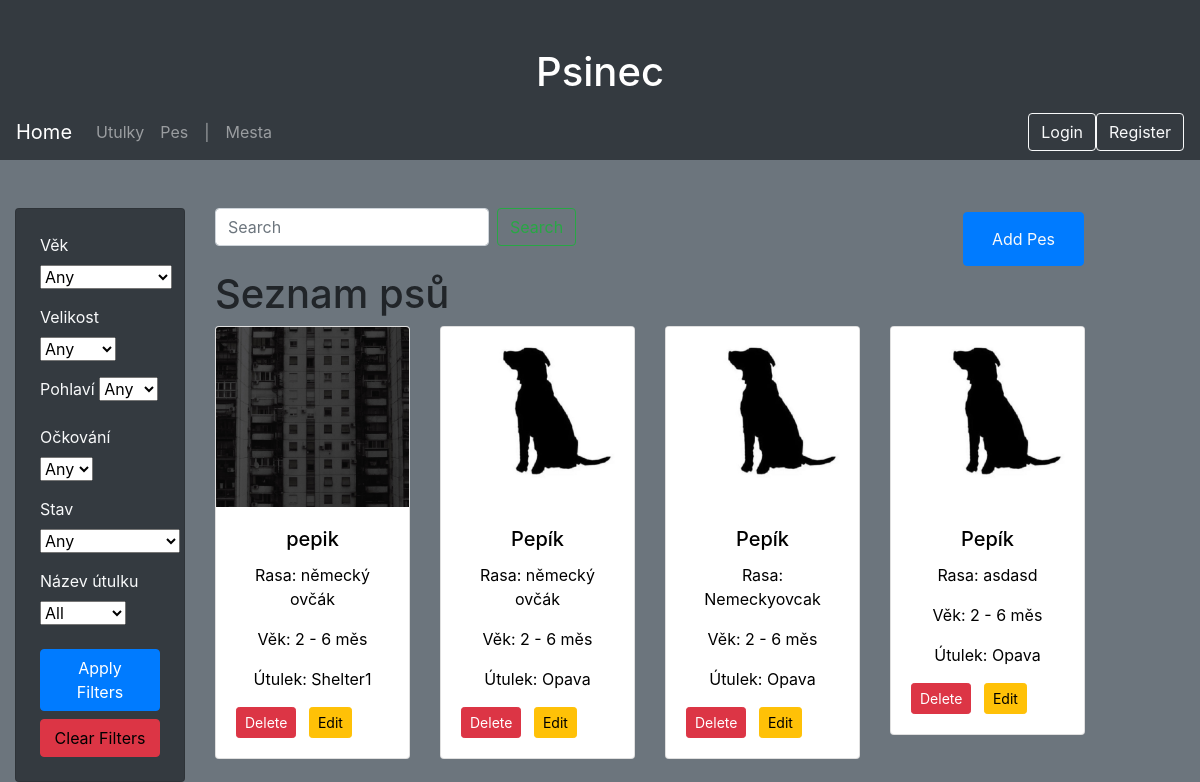
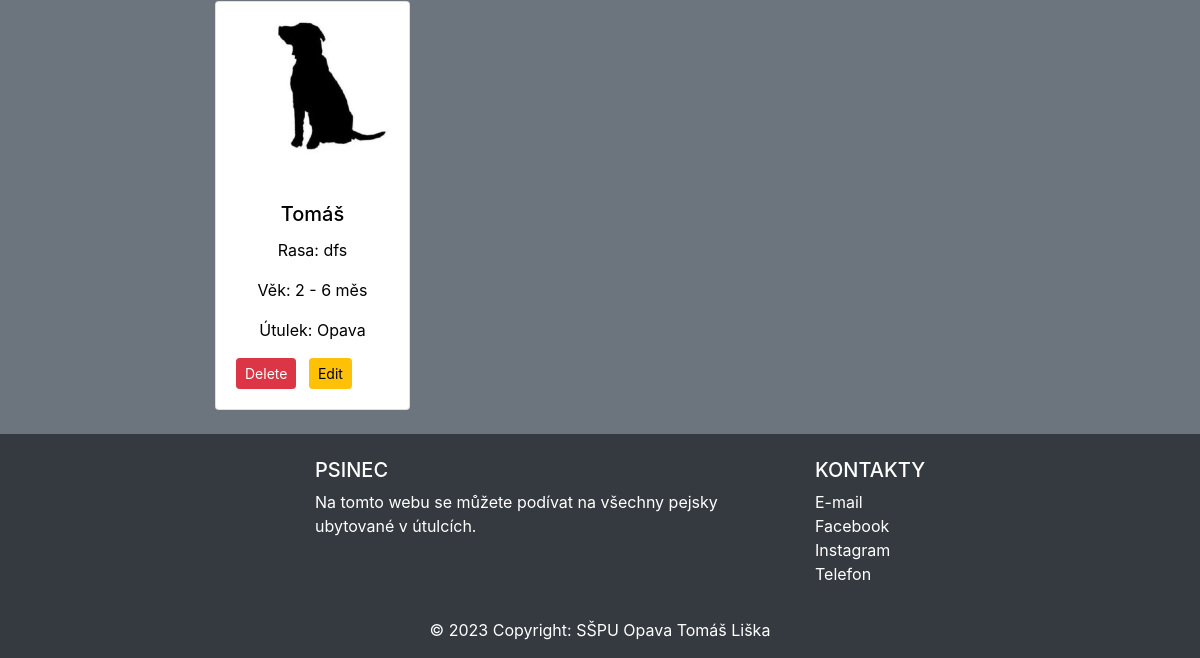
The app's page /pes, older data (2 pictures, top to bottom).
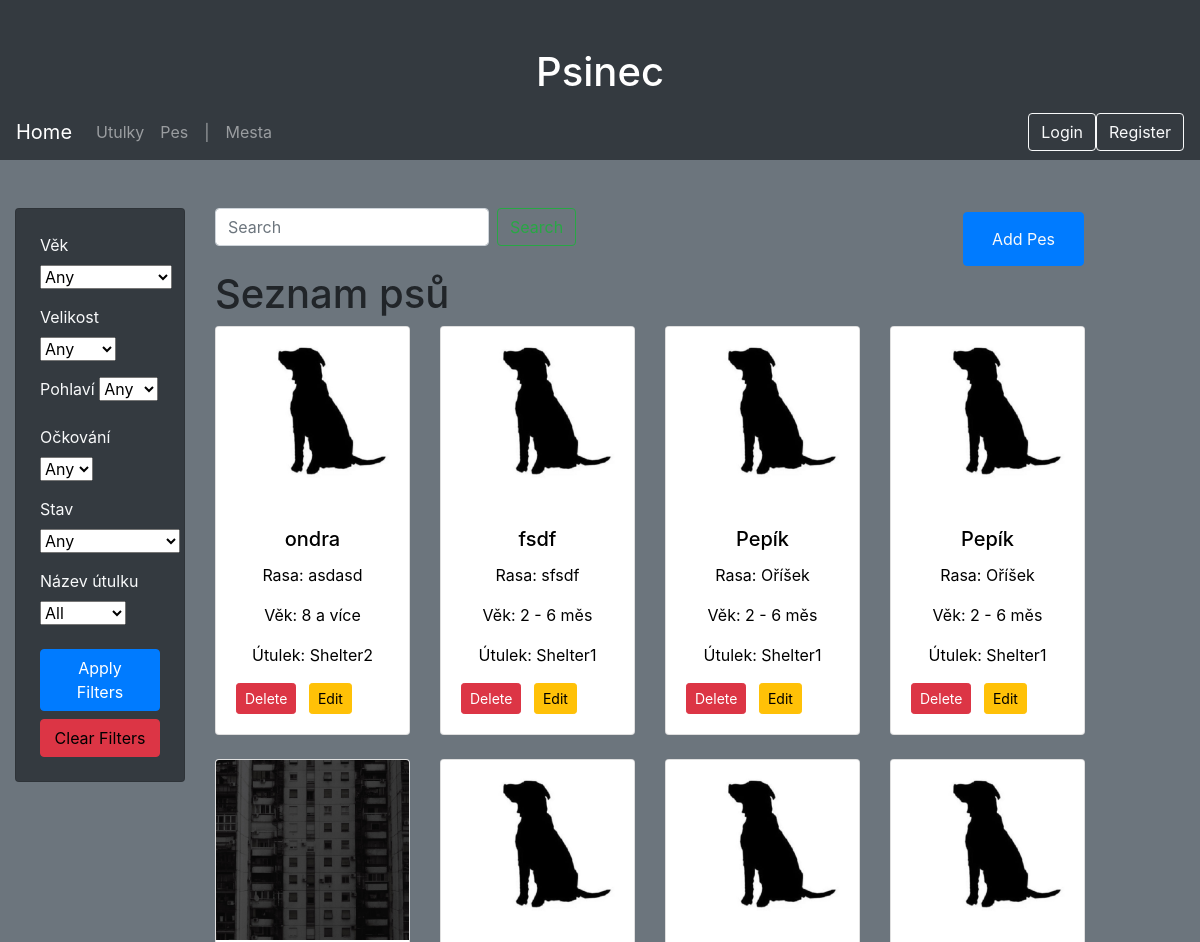
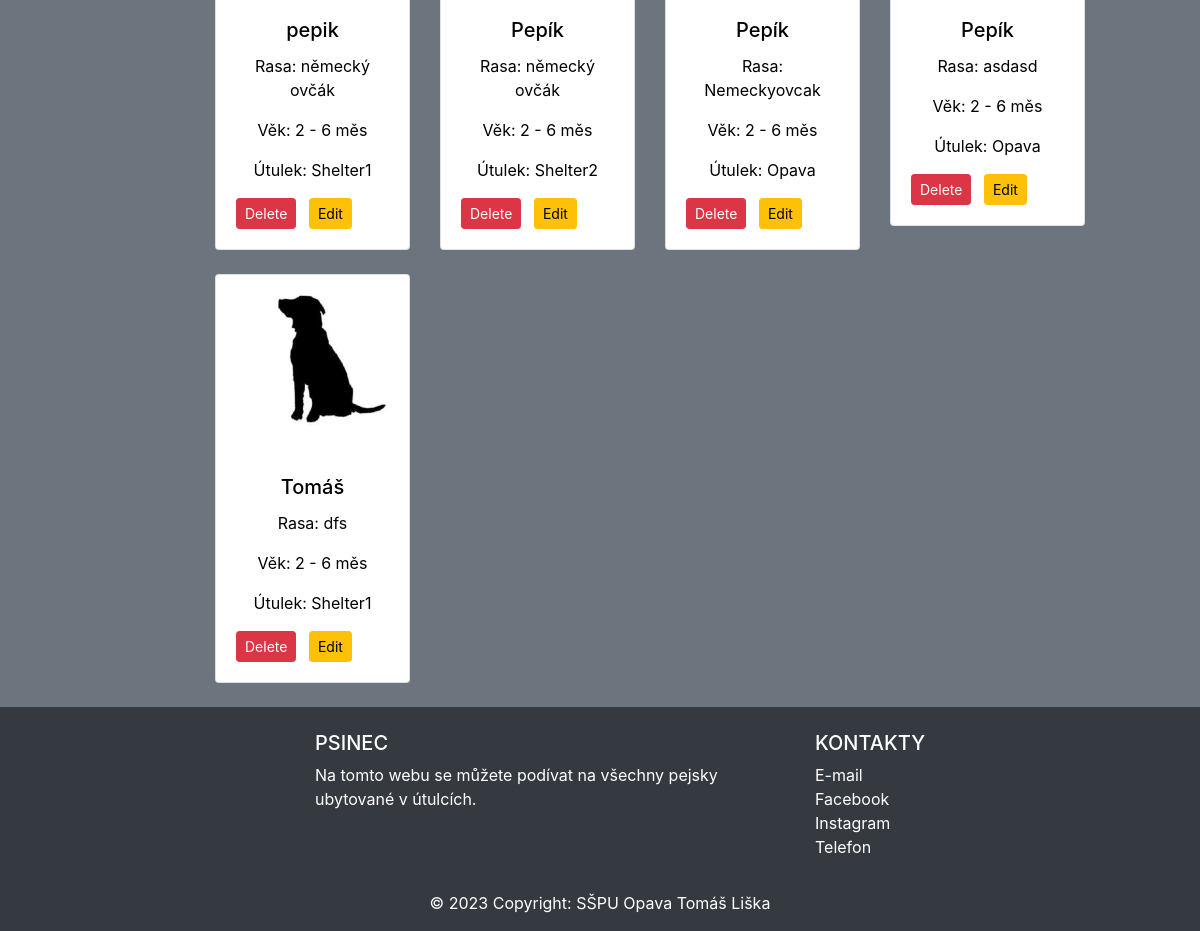
The same page, newer data (2 pictures, top to bottom).
### website/models.py (models this page shows, shortened)
class Pes(db.Model):
    idpes = db.Column(db.Integer, primary_key=True)
    ockovani = db.Column(db.Enum('Ano', 'Ne', name='ockovani_enum'), nullable=True)
    jmeno = db.Column(db.String(45), nullable=False)
    rasa = db.Column(db.String(45))
    vek = db.Column(db.Enum('2 - 6 měs', '6 měs - 2 roky', '2 - 8 let', '8 a více', name='vek_enum'), nullable=True)
    velikost = db.Column(db.Enum('maly', 'stredni', 'velky', name='velikost_enum'), nullable=True)
    stav = db.Column(db.Enum('kastrovany', 'handicapovany', 'akutni adoptce', name='stav_enum'), nullable=True)
    pohlavi = db.Column(db.Enum('Pes', 'Fena', name='pohlavi_enum'), nullable=True)
    popis = db.Column(db.String(200))
    fotografie = db.Column(db.String(100), nullable=False, default='default.jpeg')
    utulek_nazev = db.Column(db.String(45), db.ForeignKey('utulek.nazev', name='utulek_nazev'), nullable=False)
    utulek = db.relationship('Utulek', backref=db.backref('pes', lazy=True))
    __table_args__ = (
        CheckConstraint('ockovani IN ("Ano", "Ne")'),
        CheckConstraint('vek IN ("2 - 6 měs", "6 měs - 2 roky", "2 - 8 let", "8 a více")'),
        CheckConstraint('velikost IN ("maly", "stredni", "velky")'),
        CheckConstraint('stav IN ("kastrovany", "handicapovany", "akutni adoptce")'),
        CheckConstraint('pohlavi IN ("Pes", "Fena")'),
    )

### website/views.py (the view, shortened to what this page needs)
@app.route('/pes', methods=['GET', 'POST'])
def show_pes():
    search_term = request.args.get('search', '')
    form = FilterForm()
    utulek_choices = [(utulek.nazev, utulek.nazev) for utulek in Utulek.query.all()]
    utulek_choices.insert(0, ('', 'All'))
    form.utulek_nazev.choices = utulek_choices
    if 'clear_filters' in request.args:
        return redirect(url_for('show_pes'))
    base_query = Pes.query.filter(
        or_(Pes.jmeno.ilike(f"%{search_term}%"), Pes.rasa.ilike(f"%{search_term}%"), Pes.utulek_nazev.ilike(f"%{search_term}%"),
            Pes.ockovani.ilike(f"%{search_term}%"), Pes.stav.ilike(f"%{search_term}%"), Pes.pohlavi.ilike(f"%{search_term}%"),
            Pes.velikost.ilike(f"%{search_term}%"),)
    )
    pes_entries = base_query.all()
    return render_template('pes.html', pes_entries=pes_entries, form=form)

### website/forms.py
class FilterForm(FlaskForm):
    pohlavi = SelectField('Pohlaví', choices=[('', 'Any'),('Pes', 'Pes'), ('Fena', 'Fena')])
    vek = SelectField('Věk', choices=[('', 'Any'),('2 - 6 měs', '2 - 6 měs'),('6 měs - 2 roky', '6 měs - 2 roky'),('2 - 8 let', '2 - 8 let'),('8 a více', '8 a více')])
    velikost = SelectField('Velikost', choices=[('', 'Any'),('maly', 'Malý'),('stredni', 'Střední'),('velky', 'Velký')])
    ockovani = SelectField('Očkování', choices=[('', 'Any'),('Ano', 'Ano'), ('Ne', 'Ne')])
    stav = SelectField('Stav', choices=[('', 'Any'),('kastrovany', 'Kastrovaný'),('handicapovany', 'Handicapovaný'),('akutni adoptce', 'Akutní adopce')])
    utulek_nazev = SelectField('Název útulku', choices=[], coerce=str)
    submit = SubmitField('Apply Filters')

### website/templates/pes.html (shortened to what the changed rows need)
<!DOCTYPE html>
<html lang="en">
<head>
    <link rel="stylesheet" href="https://stackpath.bootstrapcdn.com/bootstrap/4.5.2/css/bootstrap.min.css">
</head>
<body class="bg-dark">
    <div class="jumbotron-fluid bg-dark mt-5">
        <h1 class="text-white text-center">Psinec</h1>
    </div>
    <div class="container-fluid mr-5 bg-secondary">
        <div class="row">
            <div class="col-md-9">
                <h1 class="">Seznam psů</h1>
                <div class="row">
                    {% for pes in pes_entries[::-1] %}
                    <a href="{{ url_for('pes_detail', pes_id=pes.idpes) }}" class="card-link text-center">
                        <div class="col-md-3 mb-4">
                            <div class="card">
                                {% if pes.fotografie %}
                                <img src="{{ url_for('static', filename='img/' + pes.fotografie) }}"
                                    class="card-img-top" alt="Dog Picture">
                                {% endif %}
                                <div class="card-body">
                                    <h5 class="card-title">{{ pes.jmeno }}</h5>
                                    <p class="card-text">Rasa: {{ pes.rasa }}</p>
                                    <p class="card-text">Věk: {{ pes.vek }}</p>
                                    <p class="card-text">Útulek: {{ pes.utulek_nazev }}</p>
                                    <form method="post" action="{{ url_for('delete_pes', id=pes.idpes) }}"
                                        style="display: inline;">
                                        <button type="submit" class="btn btn-danger btn-sm">Delete</button>
                                    </form>
                                    <a href="{{ url_for('edit_pes', id=pes.idpes) }}"
                                        class="btn btn-warning btn-sm ml-2">Edit</a>
                                </div>
                            </div>
                        </div>
                    </a>
                    {% endfor %}
                </div>
            </div>
        </div>
    </div>
</body>
</html>

Row changes from the older to the newer data that the page shows:
added Pes: fotografie (placeholder picture), jmeno "ondra", rasa "asdasd", vek "8 a více", utulek_nazev "Shelter2"
added Pes: fotografie (placeholder picture), jmeno "fsdf", rasa "sfsdf", vek "2 - 6 měs", utulek_nazev "Shelter1"
added Pes: fotografie (placeholder picture), jmeno "Pepík", rasa "Oříšek", vek "2 - 6 měs", utulek_nazev "Shelter1"
added Pes: fotografie (placeholder picture), jmeno "Pepík", rasa "Oříšek", vek "2 - 6 měs", utulek_nazev "Shelter1"
changed Pes (number 6 of 9 on the later page): utulek_nazev "Opava" → "Shelter2"
changed Pes "Tomáš": utulek_nazev "Opava" → "Shelter1"
